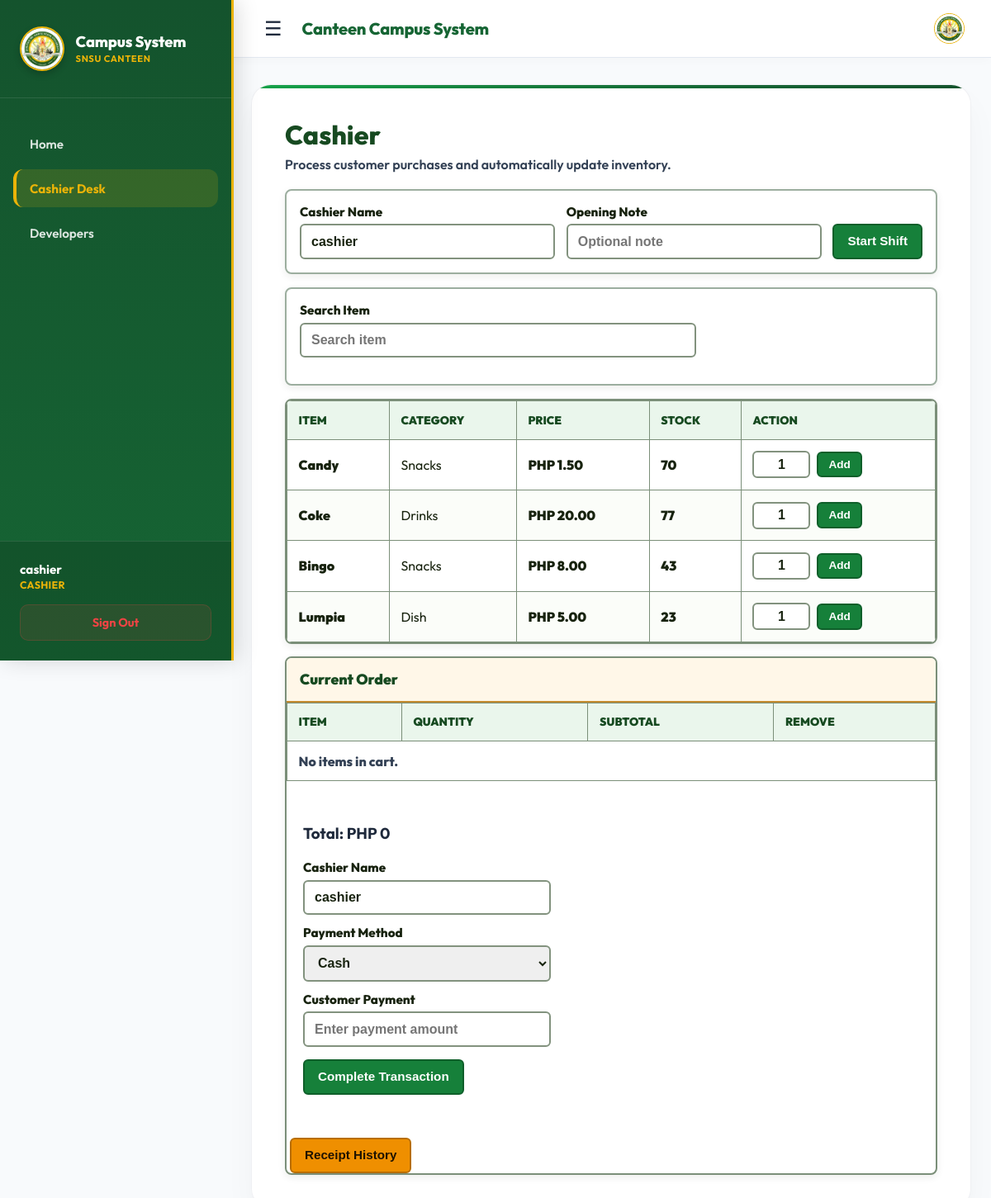
/cashier/ (signed in), run on the app's committed database.
### inventory/models.py (models this page shows, shortened)
class InventoryItem(models.Model):
	item_name = models.CharField(max_length=100)
	category = models.CharField(max_length=50)
	unit_price = models.DecimalField(max_digits=8, decimal_places=2)
	quantity_in_stock = models.PositiveIntegerField()
	minimum_stock_level = models.PositiveIntegerField()
	status = models.CharField(max_length=20, choices=STATUS_CHOICES, default="Available")

### accounts/decorators.py (the view)
    def _wrapped_view(request, *args, **kwargs):
        if not request.user.is_authenticated:
            return redirect(f'/accounts/login/?next={request.path}')
        role = 'cashier'
        if hasattr(request.user, 'profile'):
            role = request.user.profile.role
        if role == 'monitor':
            if request.method != 'GET':
                messages.error(request, "Permission Denied: Monitors cannot perform checkout actions.")
                return redirect('monitor_dashboard')
            return redirect('monitor_dashboard')
        return view_func(request, *args, **kwargs)

### templates/cashier/cashier_home.html (shortened to what this page needs)
{% extends 'base.html' %}
{% block content %}
    <div class="inventory-header">
        <div>
            <h2 class="inventory-title">Cashier</h2>
            <p class="inventory-subtitle">
                Process customer purchases and automatically update inventory.
            </p>
        </div>
    </div>
    <div class="filter-panel">
        {% if active_shift %}
            <div class="shift-bar">
                <div>
                    <span class="badge badge-ok">Shift Open</span>
                    <strong>{{ active_shift.cashier_name }}</strong>
                    <span class="muted">Started {{ active_shift.started_at|date:"M d, Y h:i A" }}</span>
                </div>
                <form method="post" action="{% url 'end_shift' %}" class="shift-inline-form">
                    {% csrf_token %}
                    <input type="text" name="closing_note" placeholder="Closing note (optional)">
                    <button type="submit" class="btn btn-danger">End Shift</button>
                </form>
            </div>
        {% else %}
            <form method="post" action="{% url 'start_shift' %}" class="shift-start-form">
                <div class="filter-field">
                    <label for="shift-cashier-name">Cashier Name</label>
                    <input id="shift-cashier-name" type="text" name="cashier_name" value="{{ cashier_name|default:'Cashier' }}">
                </div>
                <div class="filter-field">
                    <label for="opening-note">Opening Note</label>
                    <input id="opening-note" type="text" name="opening_note" placeholder="Optional note">
                </div>
                <button type="submit" class="btn btn-success">Start Shift</button>
            </form>
        {% endif %}
    </div>
    <div class="filter-panel" id="search-section">
        <div class="search-area">
            <div class="filter-field">
                <label for="search-bar">Search Item</label>
                <input
                    type="text"
                    id="search-bar"
                    placeholder="Search item"
                    autocomplete="off"
                >
            </div>
        </div>
    </div>
    <div class="inventory-table-wrap">
        <table class="inventory-table">
            <thead>
                <tr>
                    <th>Item</th>
                    <th>Category</th>
                    <th>Price</th>
                    <th>Stock</th>
                    <th>Action</th>
                </tr>
            </thead>
            <tbody>
                {% for item in items %}
                <tr>
                    <td class="item-name">{{ item.item_name }}</td>
                    <td>{{ item.category }}</td>
                    <td class="strong-value">PHP {{ item.unit_price }}</td>
                    <td>
                        <strong class="stock-count">{{ item.quantity_in_stock }}</strong>
    </td>
    <td>
        <div style="display: flex; gap: 8px; align-items: center;">
            <input type="number" id="qty-input-{{ item.id }}" value="1" min="1" max="{{ item.quantity_in_stock }}" class="table-input" style="width: 70px; padding: 0.35rem 0.5rem; text-align: center; border-radius: 6px; border: 2px solid #82927e; font-weight: 700;">
            <button type="button" class="btn btn-success" style="font-size: 0.85rem; padding: 0.35rem 0.75rem; border-radius: 6px; font-weight: 800;" onclick="addToCartWithQty('{{ item.id }}')">Add</button>
        </div>
    </td>
    </tr>
    {% empty %}
    <tr>
        <td colspan="5" class="empty-state">
            No available items found.
        </td>
    </tr>
    {% endfor %}
    </tbody>
    </table>
</div>
<div class="panel" style="margin-top: 15px;">
    <div class="panel-header">
        <h3 class="panel-title">Current Order</h3>
    </div>
    <table class="inventory-table">
        <thead>
            <tr>
                <th>Item</th>
                <th>Quantity</th>
                <th>Subtotal</th>
                <th>Remove</th>
            </tr>
        </thead>
        <tbody>
            {% for key, item in cart.items %}
            <tr>
                <td>{{ item.name }}</td>
                <td>
                    <div style="display:flex; gap:6px; align-items:center; justify-content:center;">
                        <input type="number" id="cart-qty-input-{{ key }}" value="{{ item.quantity }}" min="1" class="table-input" style="width: 70px; padding: 0.35rem 0.5rem; text-align: center; border-radius: 6px; border: 2px solid #82927e; font-weight: 700;" onchange="updateCartQty('{{ key }}', this.value)">
                    </div>
                </td>
                <td>PHP {{ item.price|floatformat:2 }}</td>
                <td>
                    <a href="{% url 'remove_from_cart' key %}?search={{ request.GET.search }}" class="btn btn-danger">
                        Remove
                    </a>
                </td>
            </tr>
            {% empty %}
            <tr>
                <td colspan="4" class="empty-state">
                    No items in cart.
                </td>
            </tr>
            {% endfor %}
        </tbody>
    </table>
    <div style="padding: 20px;">
        <h3>Total: PHP {{ total }}</h3>
        <form method="POST" action="{% url 'checkout' %}" style="margin-top: 20px;">
            <div class="filter-field" style="max-width: 300px;">
                <label>Cashier Name</label>
                <input
                    type="text"
                    name="cashier_name"
                    value="{{ cashier_name|default:'Cashier' }}"
                    placeholder="Enter cashier name"
                >
            </div>
            <div class="filter-field" style="max-width: 300px; margin-top: 12px;">
                <label>Payment Method</label>
                <select name="payment_method">
                    <option value="Cash" {% if payment_method == 'Cash' or not payment_method %}selected{% endif %}>Cash</option>
                </select>
            </div>
            <div class="filter-field" style="max-width: 300px; margin-top: 12px;">
                <label>Customer Payment</label>
                <input
                    type="number"
                    step="0.01"
                    name="cash"
                    required
                    placeholder="Enter payment amount"
                    style="appearance: textfield; -moz-appearance: textfield;"
                >
            </div>
            <div style="margin-top: 15px;">
                <button type="submit" class="btn btn-success">
                    Complete Transaction
                </button>
            </div>
        </form>
    </div>
<div class="inventory-actions" style="margin-top: 1.5rem; padding-left: 0.25rem;">
    <button type="button" class="btn btn-primary" onclick="toggleReceiptHistory()">
        Receipt History
    </button>
</div>
{% endblock %}

### templates/base.html (shortened to what this page needs)
{% load static %}
<!DOCTYPE html>
<html>
<head>
</head>
<body>
    <div class="app-layout">
        {% if user.is_authenticated %}
        <aside class="app-sidebar" id="appSidebar">
            <div class="sidebar-brand">
                <img src="{% static 'core/images/snsu_logo.jpg' %}" alt="SNSU Logo" class="sidebar-logo">
                <div>
                    <div class="sidebar-brand-name">Campus System</div>
                    <div class="sidebar-brand-tagline">SNSU Canteen</div>
                </div>
            </div>
            <nav class="sidebar-menu">
                <a href="/" class="sidebar-link" id="link-home">
                    Home
                </a>
                {% if user.is_staff or user.is_superuser or user.profile.role == 'admin' %}
                <a href="/cashier/" class="sidebar-link" id="link-cashier">
                    Cashier Desk
                </a>
                <a href="/inventory/" class="sidebar-link" id="link-inventory">
                    Inventory
                    {% if global_stock_alert_count %}
                    <span class="sidebar-badge">{{ global_stock_alert_count }}</span>
                    {% endif %}
                </a>
                <a href="/cashier/reports/history/" class="sidebar-link" id="link-reports">
                    Sales Reports
                </a>
                <a href="/accounts/manage/" class="sidebar-link" id="link-users">
                    User Accounts
                </a>
                <a href="/activity/" class="sidebar-link" id="link-activity">
                    Activity Log
                </a>
                {% else %}
                <a href="/cashier/" class="sidebar-link" id="link-cashier">
                    Cashier Desk
                </a>
                {% endif %}
                <a href="/developers/" class="sidebar-link" id="link-developers">
                    Developers
                </a>
            </nav>
            <div class="sidebar-footer">
                <div class="sidebar-user">
                    <span class="sidebar-username">{{ user.username }}</span>
                    <span class="sidebar-role">{% if user.is_staff or user.is_superuser or user.profile.role == 'admin' %}Admin{% elif user.profile.role == 'monitor' %}Monitor{% else %}Cashier{% endif %}</span>
                </div>
                <a href="{% url 'logout' %}" class="sidebar-logout-btn">
                    Sign Out
                </a>
            </div>
        </aside>
        {% endif %}
        <div class="main-layout-container" style="{% if not user.is_authenticated %}margin-left: 0; background: #eef5ef;{% endif %}">
            {% if user.is_authenticated %}
            <header class="app-top-bar screen-only">
                <button type="button" class="sidebar-toggle" onclick="toggleSidebar()">
                    ☰
                </button>
                <div class="top-bar-title">Canteen Campus System</div>
                <img src="{% static 'core/images/snsu_logo.jpg' %}" alt="SNSU Logo" style="width: 35px; height: 35px; border-radius: 50%; object-fit: cover; border: 1.5px solid #eab308; margin-left: auto;">
            </header>
            {% endif %}
            <main style="{% if not user.is_authenticated %}max-width: 500px; padding: 2rem 1.5rem;{% endif %}">
                {% block page_shell_start %}<div class="page-shell">{% endblock %}
                    {% block content %}
                    {% endblock %}
                {% block page_shell_end %}</div>{% endblock %}
            </main>
        </div>
    </div>
</body>
</html>

### data on the page
InventoryItem: item_name "Candy", category "Snacks", unit_price "1.50", quantity_in_stock "70", id "1"
InventoryItem: item_name "Coke", category "Drinks", unit_price "20.00", quantity_in_stock "77"
InventoryItem: item_name "Bingo", category "Snacks", unit_price "8.00", quantity_in_stock "43"
InventoryItem: item_name "Lumpia", category "Dish", unit_price "5.00", quantity_in_stock "23"

### other printed values
{{ user.username }} "cashier"
{{ total }} "0"
